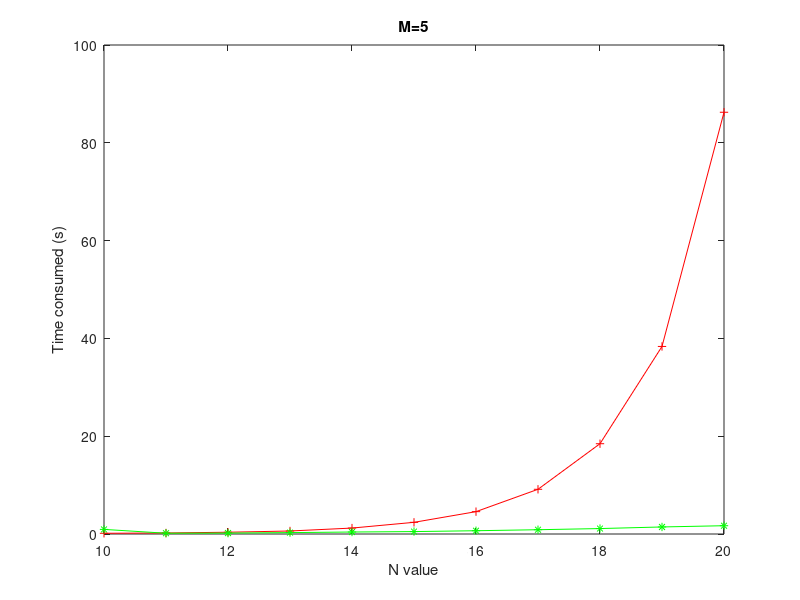

The MATLAB source for this figure: (Note: this script raises an error after producing the figure.)
% plot time consumed
N = 10:20;
T1=[0.149,0.208,0.362,0.615,1.214,2.387,4.571,9.143,18.464,38.355,86.247];
T2=[0.94,0.159,0.187,0.286,0.406,0.495,0.670,0.876,1.113,1.441,1.695];

plot(N,T1,'-r+')
title('M=5')
hold on
xlabel('N value');
ylabel('Time consumed (s)')
plot(N,T2,'-g*')

legend('Williams'' method ','Proposed method',0)
